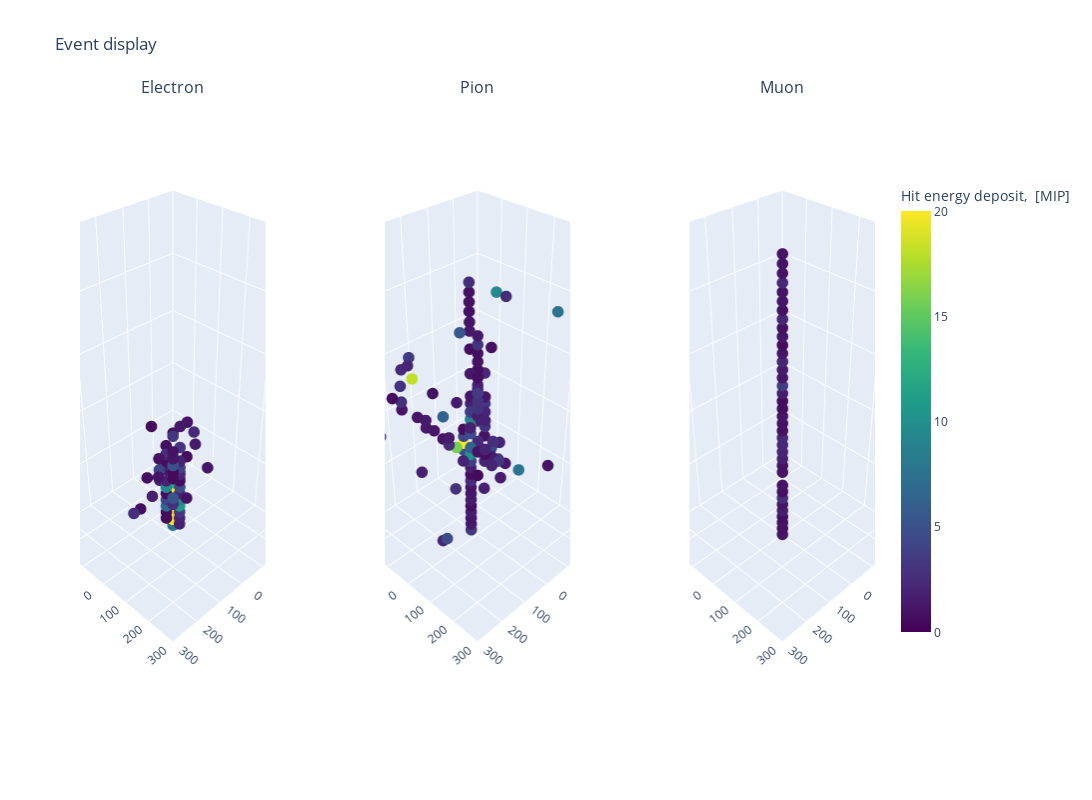

This figure's notebook cell:
### Markdown cell above
Or interactive mode:

### Code cell
from plotly.subplots import make_subplots
import plotly.graph_objects as go

evt = 10

fig = make_subplots(rows=1, cols=3,
                    specs=[[{'type': 'scene'}, {'type': 'scene'},  {'type': 'scene'}],
                          ],
                    subplot_titles=particletypes,
                    horizontal_spacing = 0.15
                   )

for i, particle_type in enumerate(particletypes, start=1):
    x = data[particle_type].loc[evt].ahc_hitX
    y = data[particle_type].loc[evt].ahc_hitY
    z = data[particle_type].loc[evt].ahc_hitZ
    e = data[particle_type].loc[evt].ahc_hitEnergy
    colorbar = dict(title = 'Hit energy deposit,\n [MIP]', len=0.75,) # x = ..., y = ...
    showscale = [False, False, True]
    
    fig.add_trace(
        go.Scatter3d(
        name=particle_type,
        x=x,
        y=y,
        z=z,
#         labels=dict(x="x, mm", y="y, mm", z="z, mm"),
        mode='markers',
        marker=dict(
            size=4,
            color=e,   
            cmin=0, cmax=20,
            colorscale='Viridis',  
            colorbar = colorbar,        
            opacity=1.,
            showscale=showscale[i-1]
        ),   
    ),
        row=1, col=i)

scenedict = dict(
            xaxis = dict(nticks=10, range=[-300,300], title = 'x, mm'),
            yaxis = dict(nticks=10, range=[-300,300], title = 'y, mm'),
            zaxis = dict(nticks=10, range=[0,1000], title = 'z, mm'),
            aspectratio=dict(x=0.6, y=0.6, z=1),
                    )
    
fig.update_layout(
        scene1 = scenedict,
        scene2 = scenedict,
        scene3 = scenedict,
)

fig.update_xaxes(title_text='x, mm')

fig.update_layout(
    title_text='Event display',
    height=800,
    width=1600,
    showlegend=False,
)


fig.show()

### Figure 1 — Plotly figure (JSON) as saved in the notebook; plotly's stock layout.template omitted (floating-point values rounded to 4 significant figures)
{"data": [{"marker": {"cmax": 20, "cmin": 0, "color": [7.623, 1.749, 32.09, 1.966, 62.5, 2.7, 0.781, 0.5342, 3.151, 32.25, 0.6662, 10.78, 30.7, 2.129, 6.691, 9.209, 21.72, 0.7962, 2.76, 4.422, 1.015, 2.069, 32.41, 1.557, 5.285, 0.6719, 4.624, 13.05, 0.6253, 1.359, 1.749, 9.501, 0.6415, 10.05, 0.5256, 1.955, 2.076, 5.405, 0.6361, 4.02, 3.952, 1.215, 11.66, 0.5033, 1.859, 0.5294, 10.31, 5.124, 0.7621, 0.7692, 0.6779, 1.117, 1.28, 0.89, 2.607, 3.131, 0.9471, 2.203, 3.133, 1.308, 1.15, 1.448, 0.6386], "colorbar": {"len": 0.75, "title": {"text": "Hit energy deposit,\n [MIP]"}}, "colorscale": [[0, "#440154"], [0.1111, "#482878"], [0.2222, "#3e4989"], [0.3333, "#31688e"], [0.4444, "#26828e"], [0.5556, "#1f9e89"], [0.6667, "#35b779"], [0.7778, "#6ece58"], [0.8889, "#b5de2b"], [1, "#fde725"]], "opacity": 1, "showscale": false, "size": 4}, "mode": "markers", "name": "Electron", "scene": "scene", "type": "scatter3d", "x": [-15, -15, -15, -15, -15, 75, 45, 15, -15, -15, 15, -15, -15, -45, 15, -15, -15, -15, 15, 15, -15, -15, -15, -15, 15, 15, -15, -15, -45, -45, 75, 15, -15, -15, -45, 15, -15, -15, 15, 15, -15, -75, -15, 15, -15, -45, -15, 15, 15, -15, -75, 105, 15, 45, 15, -15, 15, -75, -15, -15, -45, 15, 45], "y": [-15, 15, -15, 15, -15, -105, -105, -15, 15, -15, -15, 15, -15, -15, -15, 15, -15, -135, 15, -15, 45, 15, -15, -75, 15, -15, 15, -15, -15, -75, -15, -15, 15, -15, -15, -15, 15, -15, 15, -45, 15, 75, -15, 15, 15, 15, -15, 15, -15, -45, -75, 45, 15, -15, -15, 15, 15, 15, -15, 15, 15, 105, -45], "z": [22.05, 48.25, 48.25, 74.45, 74.45, 74.45, 74.45, 74.45, 100.7, 100.7, 100.7, 126.9, 126.9, 126.9, 126.9, 153.1, 153.1, 153.1, 153.1, 153.1, 179.3, 179.3, 179.3, 179.3, 179.3, 179.3, 205.5, 205.5, 205.5, 205.5, 205.5, 205.5, 231.7, 231.7, 231.7, 231.7, 257.9, 257.9, 257.9, 257.9, 284.0, 284.0, 284.0, 284.0, 310.2, 310.2, 310.2, 310.2, 310.2, 336.5, 336.5, 336.5, 336.5, 336.5, 336.5, 362.6, 362.6, 388.9, 388.9, 441.2, 441.2, 441.2, 441.2]}, {"marker": {"cmax": 20, "cmin": 0, "color": [1.03, 2.097, 3.509, 3.288, 1.364, 1.14, 2.073, 1.587, 1.902, 0.7663, 1.516, 1.282, 1.148, 2.262, 1.049, 1.414, 1.82, 2.768, 1.357, 8.736, 3.154, 7.892, 4.598, 0.6739, 1.294, 3.372, 1.81, 1.724, 2.035, 2.969, 1.745, 3.301, 1.061, 1.7, 1.883, 1.46, 3.488, 1.028, 1.098, 3.047, 1.151, 1.179, 2.212, 3.015, 1.501, 1.053, 0.8896, 1.882, 3.483, 0.8175, 2.738, 1.918, 1.945, 3.218, 1.613, 1.034, 32.25, 4.393, 0.9914, 2.881, 3.728, 0.7751, 18.17, 0.7976, 2.911, 4.488, 10.31, 1.137, 0.5552, 2.419, 1.925, 1.08, 1.141, 15.75, 25.85, 6.246, 1.16, 1.446, 2.021, 2.498, 4.257, 1.937, 1.772, 0.5609, 1.547, 6.321, 0.7152, 4.503, 7.585, 0.8563, 1.318, 0.8448, 0.8419, 1.337, 2.826, 1.017, 2.953, 1.211, 12.27, 1.023, 3.03, 0.9021, 2.488, 9.349, 2.478, 0.8517, 5.416, 2.229, 2.087, 1.325], "colorbar": {"len": 0.75, "title": {"text": "Hit energy deposit,\n [MIP]"}}, "colorscale": [[0, "#440154"], [0.1111, "#482878"], [0.2222, "#3e4989"], [0.3333, "#31688e"], [0.4444, "#26828e"], [0.5556, "#1f9e89"], [0.6667, "#35b779"], [0.7778, "#6ece58"], [0.8889, "#b5de2b"], [1, "#fde725"]], "opacity": 1, "showscale": false, "size": 4}, "mode": "markers", "name": "Pion", "scene": "scene2", "type": "scatter3d", "x": [15, 165, 135, 15, 15, 15, 165, 15, -75, 15, 15, 15, 15, 15, -15, -15, 45, 45, 135, 15, 255, -105, 255, 15, -75, -75, 135, 15, -15, -15, -15, -45, -45, 15, 15, 135, 15, -15, -15, 15, 165, -15, -105, 15, 345, 195, -195, -15, 15, 105, 195, -15, -15, -45, -45, -135, -15, -75, -105, 135, 15, 15, 225, -15, -45, 15, 15, -15, 225, -15, 75, 15, 45, 45, 15, 15, -195, 75, 15, 75, 15, -15, -45, 135, 75, 15, 15, 15, -285, 45, 75, -15, 15, 15, 195, 105, -15, 105, 15, 75, 45, 105, 105, 135, 135, 105, 195, 165, 255, 45], "y": [15, -105, -135, -15, -15, -15, 15, -15, -45, -15, -15, -15, -15, -15, -15, -105, 15, 105, -75, -15, -135, 75, 135, -15, 45, 15, -105, -15, 15, -15, -45, -15, -45, 15, 45, -75, -15, -15, -45, 15, -75, 15, -75, 15, -105, -105, -135, -15, 15, -75, -105, 45, 15, 45, 15, 165, -45, -15, -75, 45, -15, 15, -15, 15, -45, -45, -15, -15, -105, -15, 15, 15, -105, -45, -45, -15, -195, 165, 45, -45, -45, 75, -45, 135, -45, -135, -45, -15, 45, 15, 45, -15, 15, -15, -105, 75, 15, -75, -15, 45, 45, 75, 75, 195, 225, 75, 135, -135, -165, 45], "z": [677.0, 677.0, 677.0, 22.05, 48.25, 74.45, 100.7, 100.7, 126.9, 126.9, 153.1, 179.3, 205.5, 231.7, 467.5, 467.5, 467.5, 467.5, 467.5, 467.5, 467.5, 257.9, 257.9, 257.9, 284.0, 284.0, 284.0, 284.0, 493.6, 493.6, 493.6, 493.6, 493.6, 493.6, 493.6, 493.6, 493.6, 519.9, 519.9, 519.9, 519.9, 546.0, 546.0, 546.0, 546.0, 546.0, 572.2, 572.2, 572.2, 572.2, 572.2, 310.2, 310.2, 310.2, 310.2, 310.2, 310.2, 310.2, 310.2, 310.2, 310.2, 703.2, 703.2, 336.5, 336.5, 336.5, 336.5, 598.5, 598.5, 362.6, 362.6, 362.6, 362.6, 362.6, 362.6, 362.6, 388.9, 388.9, 388.9, 388.9, 388.9, 415.0, 415.0, 415.0, 415.0, 415.0, 415.0, 415.0, 729.5, 729.5, 808.0, 624.7, 624.7, 624.7, 624.7, 912.9, 441.2, 441.2, 441.2, 834.2, 755.7, 939.0, 965.2, 991.5, 991.5, 886.7, 886.7, 650.9, 650.9, 781.9]}, {"marker": {"cmax": 20, "cmin": 0, "color": [2.099, 1.134, 0.8998, 0.9852, 0.7348, 1.67, 1.201, 2.678, 0.929, 1.025, 0.9445, 1.277, 1.136, 0.8237, 0.6565, 1.577, 0.9103, 1.12, 1.762, 3.566, 2.016, 2.214, 2.303, 0.6287, 2.167, 1.245, 2.23, 0.8854, 0.879, 1.256, 0.9662, 1.106, 1.029, 1.026, 1.147, 1.433, 0.8617], "colorbar": {"len": 0.75, "title": {"text": "Hit energy deposit,\n [MIP]"}}, "colorscale": [[0, "#440154"], [0.1111, "#482878"], [0.2222, "#3e4989"], [0.3333, "#31688e"], [0.4444, "#26828e"], [0.5556, "#1f9e89"], [0.6667, "#35b779"], [0.7778, "#6ece58"], [0.8889, "#b5de2b"], [1, "#fde725"]], "opacity": 1, "showscale": true, "size": 4}, "mode": "markers", "name": "Muon", "scene": "scene3", "type": "scatter3d", "x": [15, 15, 15, 15, 15, 15, 15, 15, 15, 15, 15, 15, 15, 15, 15, 15, 15, 15, 15, 15, 15, 15, 15, 15, 15, 15, 15, 15, 15, 15, 15, 15, 15, 15, 15, 15, 15], "y": [15, 15, 15, 15, 15, 15, 15, 15, 15, 15, 15, 15, 15, 15, 15, 15, 15, 15, 15, 15, 15, 15, 15, 15, 15, 15, 15, 15, 15, 15, 15, 15, 15, 15, 15, 15, 15], "z": [677.0, 22.05, 48.25, 74.45, 100.7, 126.9, 153.1, 179.3, 205.5, 231.7, 467.5, 284.0, 493.6, 519.9, 546.0, 572.2, 310.2, 703.2, 336.5, 598.5, 362.6, 388.9, 415.0, 729.5, 808.0, 624.7, 912.9, 441.2, 834.2, 755.7, 939.0, 965.2, 991.5, 886.7, 860.5, 650.9, 781.9]}], "layout": {"annotations": [{"font": {"size": 16}, "showarrow": false, "text": "Electron", "x": 0.1167, "xanchor": "center", "xref": "paper", "y": 1, "yanchor": "bottom", "yref": "paper"}, {"font": {"size": 16}, "showarrow": false, "text": "Pion", "x": 0.5, "xanchor": "center", "xref": "paper", "y": 1, "yanchor": "bottom", "yref": "paper"}, {"font": {"size": 16}, "showarrow": false, "text": "Muon", "x": 0.8833, "xanchor": "center", "xref": "paper", "y": 1, "yanchor": "bottom", "yref": "paper"}], "height": 800, "scene": {"aspectratio": {"x": 0.6, "y": 0.6, "z": 1}, "domain": {"x": [0, 0.2333], "y": [0, 1]}, "xaxis": {"nticks": 10, "range": [-300, 300], "title": {"text": "x, mm"}}, "yaxis": {"nticks": 10, "range": [-300, 300], "title": {"text": "y, mm"}}, "zaxis": {"nticks": 10, "range": [0, 1000], "title": {"text": "z, mm"}}}, "scene2": {"aspectratio": {"x": 0.6, "y": 0.6, "z": 1}, "domain": {"x": [0.3833, 0.6167], "y": [0, 1]}, "xaxis": {"nticks": 10, "range": [-300, 300], "title": {"text": "x, mm"}}, "yaxis": {"nticks": 10, "range": [-300, 300], "title": {"text": "y, mm"}}, "zaxis": {"nticks": 10, "range": [0, 1000], "title": {"text": "z, mm"}}}, "scene3": {"aspectratio": {"x": 0.6, "y": 0.6, "z": 1}, "domain": {"x": [0.7667, 1.0], "y": [0, 1]}, "xaxis": {"nticks": 10, "range": [-300, 300], "title": {"text": "x, mm"}}, "yaxis": {"nticks": 10, "range": [-300, 300], "title": {"text": "y, mm"}}, "zaxis": {"nticks": 10, "range": [0, 1000], "title": {"text": "z, mm"}}}, "showlegend": false, "title": {"text": "Event display"}, "width": 1600, "xaxis": {"title": {"text": "x, mm"}}}}
